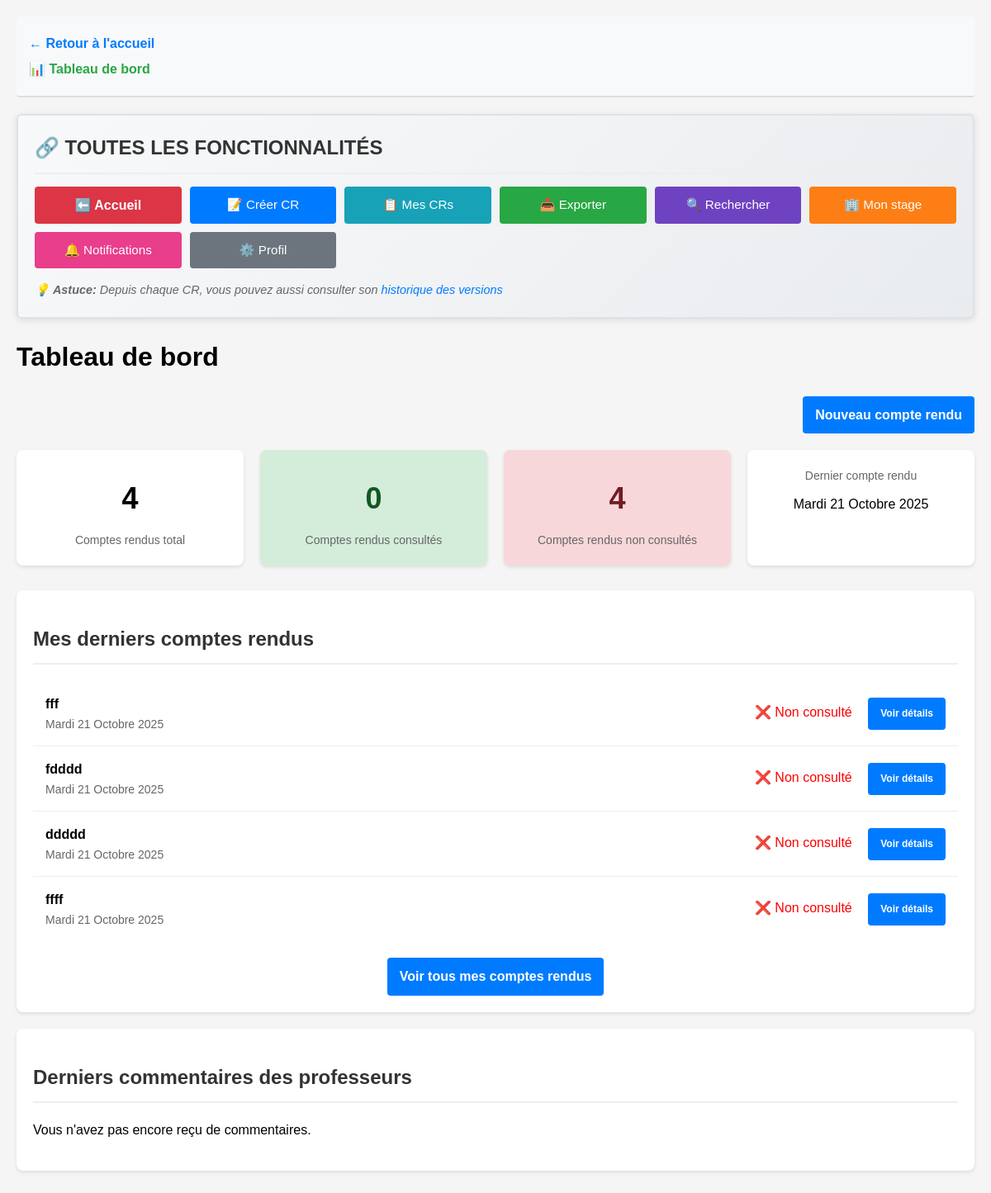
Page /tableau_bord_eleve.php (signed in) on the committed database.
### tables this page shows
CREATE TABLE IF NOT EXISTS `cr` (
  `num` bigint NOT NULL AUTO_INCREMENT,
  `date` date DEFAULT NULL,
  `description` text,
  `titre` varchar(255) DEFAULT NULL,
  `contenu_html` longtext,
  `vu` tinyint(1) DEFAULT '0',
  `archivé` tinyint(1) DEFAULT '0',
  `datetime` datetime DEFAULT NULL,
  `num_version` int DEFAULT '1',
  `num_utilisateur` int DEFAULT NULL,
  `groupe_id` int DEFAULT NULL,
  PRIMARY KEY (`num`),
  KEY `num_utilisateur` (`num_utilisateur`),
  KEY `groupe_id` (`groupe_id`)
);

### tableau_bord_eleve.php (the view, shortened to what this page needs)
<?php
include '_conf.php';
include 'fonctions.php';
$bdd = mysqli_connect($serveurBDD, $userBDD, $mdpBDD, $nomBDD);
$user_id = intval($_SESSION['Sid']);
$stats_query = "SELECT
COUNT(*) as total_cr,
SUM(CASE WHEN vu = 1 THEN 1 ELSE 0 END) as cr_vus,
SUM(CASE WHEN vu = 0 THEN 1 ELSE 0 END) as cr_non_vus,
MAX(datetime) as dernier_cr
FROM cr
WHERE num_utilisateur = $user_id";
$stats_result = mysqli_query($bdd, $stats_query);
$stats = mysqli_fetch_assoc($stats_result);
$commentaires_query = "SELECT c.*, cr.description as cr_description, u.nom, u.prenom
FROM commentaires c
JOIN cr ON c.cr_id = cr.num
JOIN utilisateur u ON c.professeur_id = u.num
WHERE cr.num_utilisateur = $user_id
ORDER BY c.date_creation DESC
LIMIT 5";
$commentaires_result = mysqli_query($bdd, $commentaires_query);
$derniers_cr_query = "SELECT * FROM cr
WHERE num_utilisateur = $user_id
ORDER BY datetime DESC
LIMIT 5";
$derniers_cr_result = mysqli_query($bdd, $derniers_cr_query);
?>
<!DOCTYPE html>
<html lang="fr">
<head>
</head>
<body>
    <div class="container">
        <h1>Tableau de bord</h1>
        <div style="text-align: right; margin-bottom: 20px;">
            <a href="editer_cr.php" class="btn">Nouveau compte rendu</a>
        </div>
        <div class="stats-container">
            <div class="stat-card">
                <div class="stat-value"><?php echo $stats['total_cr'] ?: 0; ?></div>
                <div class="stat-label">Comptes rendus total</div>
            </div>
            <div class="stat-card" style="background-color: #d4edda; color: #155724;">
                <div class="stat-value"><?php echo $stats['cr_vus'] ?: 0; ?></div>
                <div class="stat-label">Comptes rendus consultés</div>
            </div>
            <div class="stat-card" style="background-color: #f8d7da; color: #721c24;">
                <div class="stat-value"><?php echo $stats['cr_non_vus'] ?: 0; ?></div>
                <div class="stat-label">Comptes rendus non consultés</div>
            </div>
            <div class="stat-card">
                <div class="stat-label">Dernier compte rendu</div>
                <div style="font-size: 16px; margin-top: 10px;">
                    <?php echo formatDateFrench($stats['dernier_cr']); ?>
                </div>
            </div>
        </div>
        <div class="card">
            <h2>Mes derniers comptes rendus</h2>
            <?php if (mysqli_num_rows($derniers_cr_result) > 0): ?>
                <ul class="cr-list">
                    <?php while ($cr = mysqli_fetch_assoc($derniers_cr_result)): ?>
                        <li class="cr-item">
                            <div style="display: flex; justify-content: space-between; align-items: center;">
                                <div>
                                    <strong><?php echo strip_tags(substr($cr['description'], 0, 100)) . (strlen($cr['description']) > 100 ? '...' : ''); ?></strong>
                                    <div style="color: #666; font-size: 14px;">
                                        <?php echo formatDateFrench($cr['datetime']); ?>
                                    </div>
                                </div>
                                <div>
                                    <span
                                        style="margin-right: 15px; <?php echo $cr['vu'] ? 'color: green;' : 'color: red;'; ?>">
                                        <?php echo $cr['vu'] ? '✅ Consulté' : '❌ Non consulté'; ?>
                                    </span>
                                    <a href="liste_cr.php?detail=<?php echo $cr['num']; ?>" class="btn"
                                        style="font-size: 12px;">Voir détails</a>
                                </div>
                            </div>
                        </li>
                    <?php endwhile; ?>
                </ul>
                <div style="text-align: center; margin-top: 20px;">
                    <a href="liste_cr.php" class="btn">Voir tous mes comptes rendus</a>
                </div>
            <?php endif; ?>
        </div>
        <div class="card">
            <h2>Derniers commentaires des professeurs</h2>
            <?php if (mysqli_num_rows($commentaires_result) > 0): ?>
                <?php while ($commentaire = mysqli_fetch_assoc($commentaires_result)): ?>
                    <div class="comment-item">
                        <div style="margin-bottom: 10px;">
                            <strong><?php echo htmlspecialchars($commentaire['prenom'] . ' ' . $commentaire['nom']); ?></strong>
                            <span style="color: #666; font-size: 12px; margin-left: 10px;">
                                <?php echo formatDateFrench($commentaire['date_creation']); ?>
                            </span>
                        </div>
                        <div style="margin-bottom: 10px; font-style: italic; color: #666;">
                            Sur le CR: <?php echo htmlspecialchars(substr($commentaire['cr_description'], 0, 50)) . '...'; ?>
                        </div>
                        <div>
                            <?php echo htmlspecialchars($commentaire['commentaire']); ?>
                        </div>
                        <div style="text-align: right; margin-top: 10px;">
                            <a href="liste_cr.php?detail=<?php echo $commentaire['cr_id']; ?>"
                                style="color: #007bff; text-decoration: none;">
                                Voir le compte rendu complet →
                            </a>
                        </div>
                    </div>
                <?php endwhile; ?>
            <?php else: ?>
                <p>Vous n'avez pas encore reçu de commentaires.</p>
            <?php endif; ?>
        </div>
    </div>
</body>
</html>

### tableau_bord_eleve.php (style rules this page uses)
body { font-family: Arial, sans-serif; line-height: 1.6; margin: 0; padding: 20px; background-color: #f5f5f5; }
.container { max-width: 1200px; margin: 0 auto; }
.card { background: white; border-radius: 8px; box-shadow: 0 2px 4px rgba(0, 0, 0, 0.1); padding: 20px; margin-bottom: 20px; }
.stats-container { display: flex; flex-wrap: wrap; gap: 20px; margin-bottom: 30px; }
.stat-card { flex: 1; min-width: 200px; background: white; border-radius: 8px; box-shadow: 0 2px 4px rgba(0, 0, 0, 0.1); padding: 20px; text-align: center; }
.stat-value { font-size: 36px; font-weight: bold; margin: 10px 0; }
.stat-label { color: #666; font-size: 14px; }
.cr-list { list-style: none; padding: 0; }
.cr-item { padding: 15px; border-bottom: 1px solid #eee; }
.cr-item:last-child { border-bottom: none; }
.btn { display: inline-block; background: #007bff; color: white; padding: 10px 15px; text-decoration: none; border-radius: 4px; font-weight: bold; }
h2 { color: #333; border-bottom: 2px solid #eee; padding-bottom: 10px; }

### rows in the picture
cr: description "fff", datetime "Mardi 21 Octobre 2025", vu "❌ Non consulté"
cr: description "fdddd", datetime "Mardi 21 Octobre 2025", vu "❌ Non consulté"
cr: description "ddddd", datetime "Mardi 21 Octobre 2025", vu "❌ Non consulté"
cr: description "ffff", datetime "Mardi 21 Octobre 2025", vu "❌ Non consulté"

### other values in the picture
$icon "📊"
$stats['total_cr'] ?: 0 "4"
$stats['cr_vus'] ?: 0 "0"
$stats['cr_non_vus'] ?: 0 "4"
formatDateFrench($stats['dernier_cr']) "Mardi 21 Octobre 2025"
